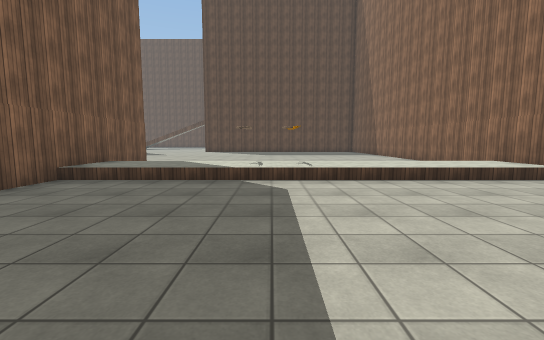
[1] (above)

24 first-person views from a walk through a 3-D level made in the Unity game engine. The camera is 1.4 m above the floor, tilts 6° down and sees 90° across. The floor is counted in squares, 2 m on a side. Each view is taken from the middle of a square. On the plan, view 1 faces up. The plan holds only what a view shows up to about 9 squares ahead; the rest is blank. The place goes on beyond the plan. The player character is not drawn. Surface patterns are stand-ins for the level's own textures.

[2]
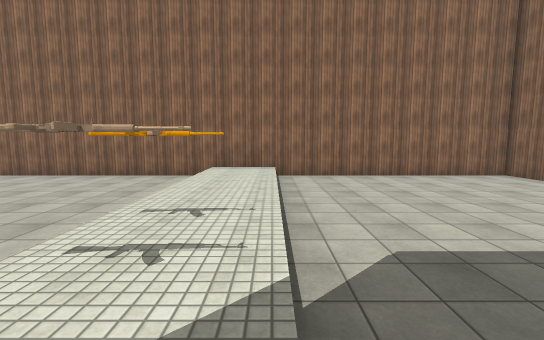

[3]
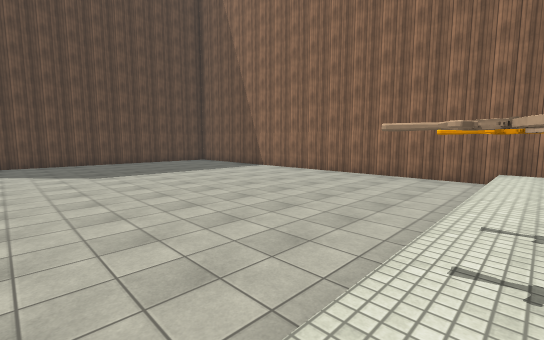

[4]
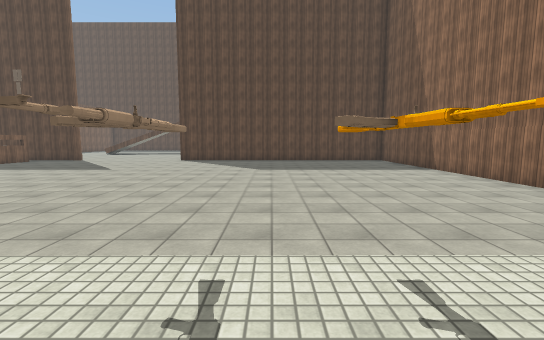

[5]
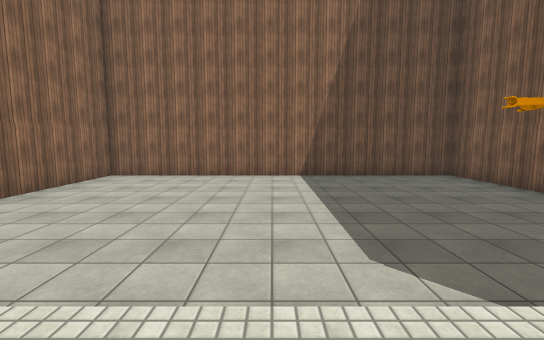

[6]
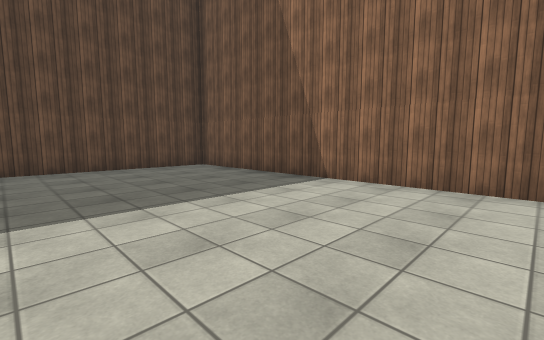

[7]
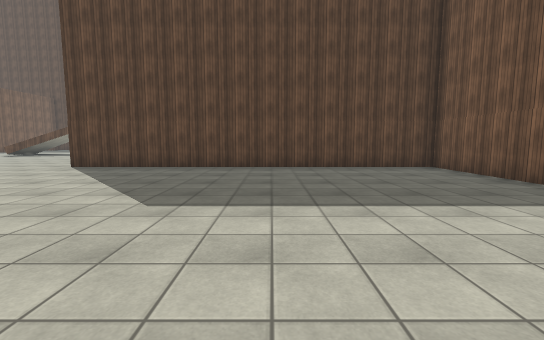

[8]
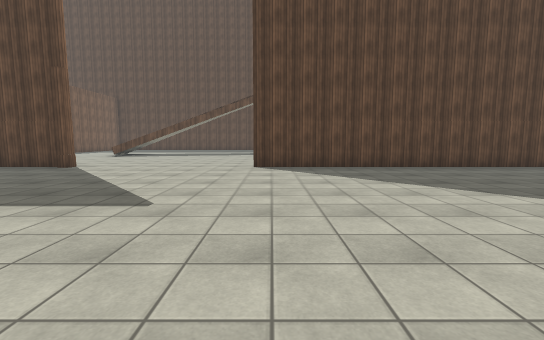

[9]
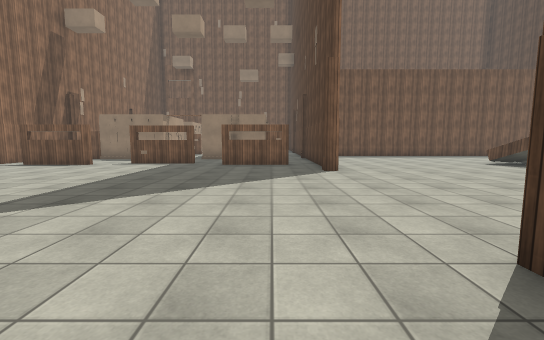

[10]
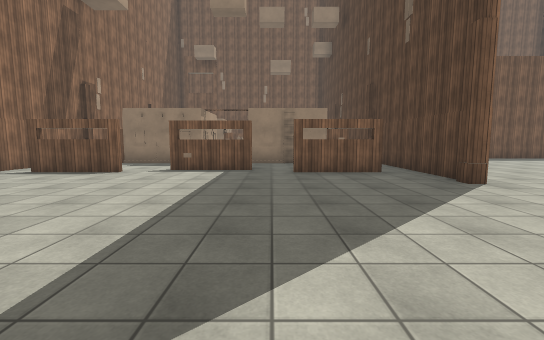

[11]
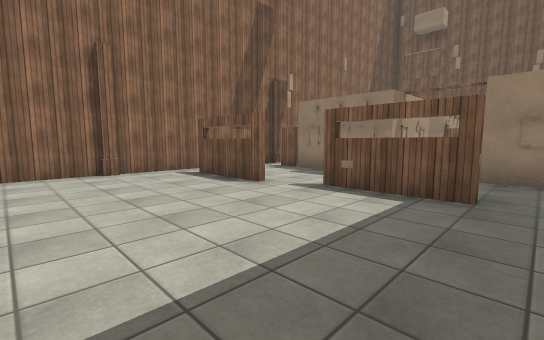

[12]
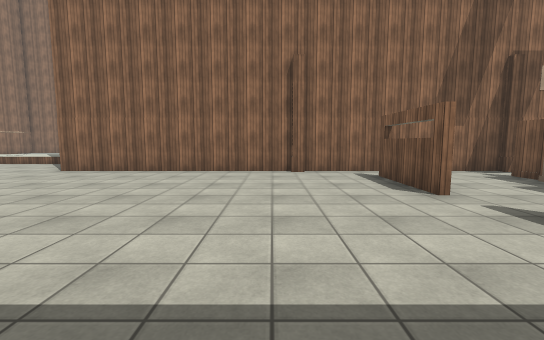

[13]
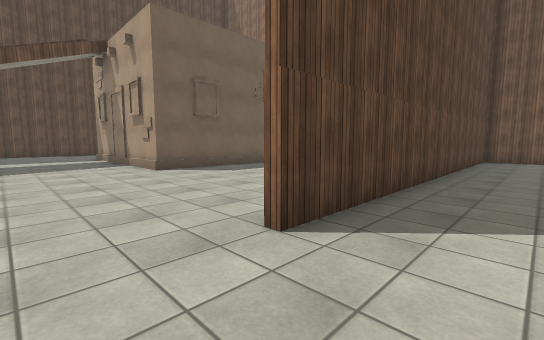

[14]
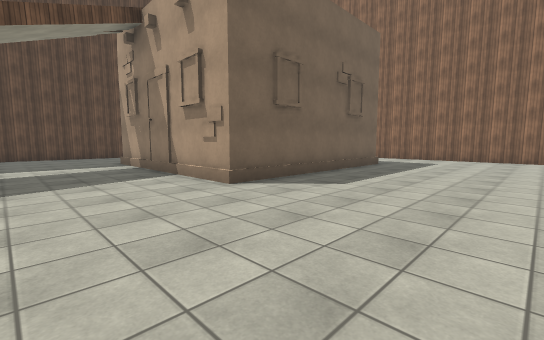

[15]
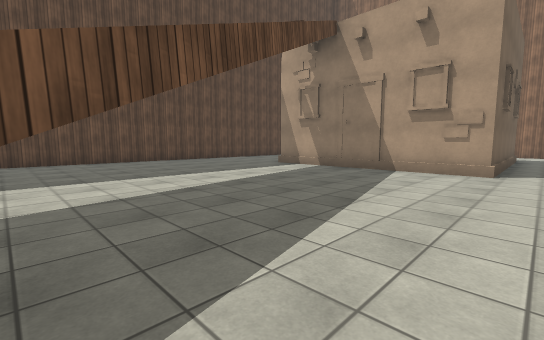

[16]
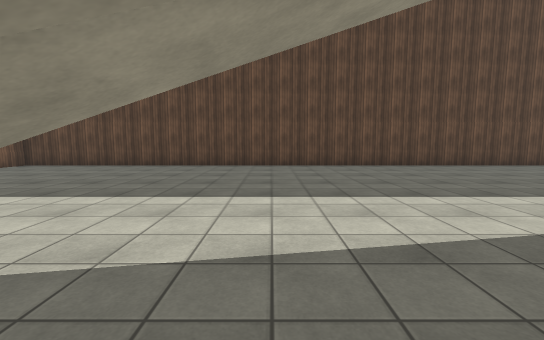

[17]
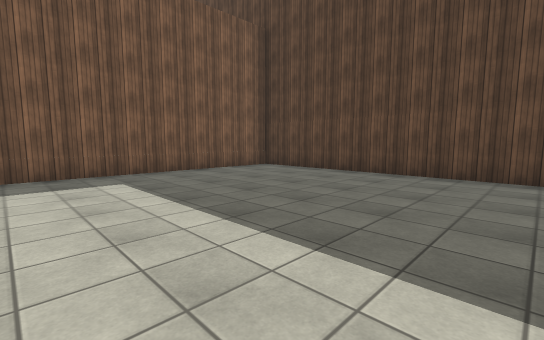

[18]
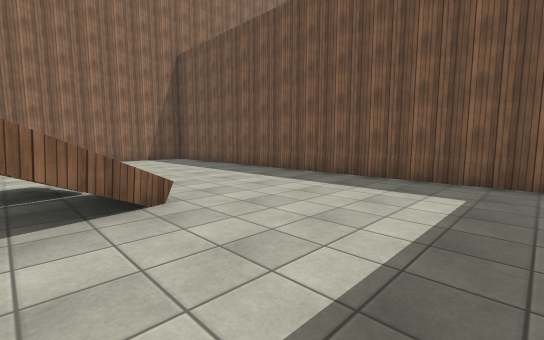

[19]
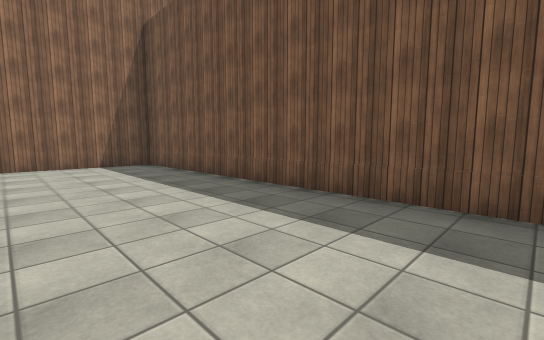

[20]
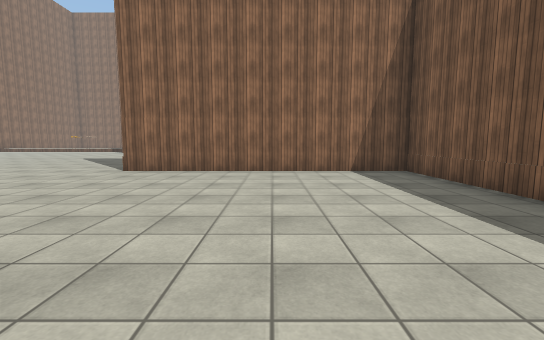

[21]
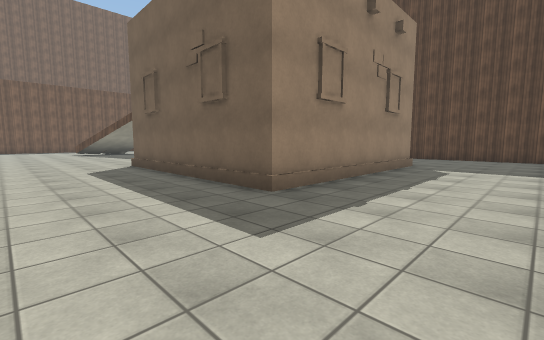

[22]
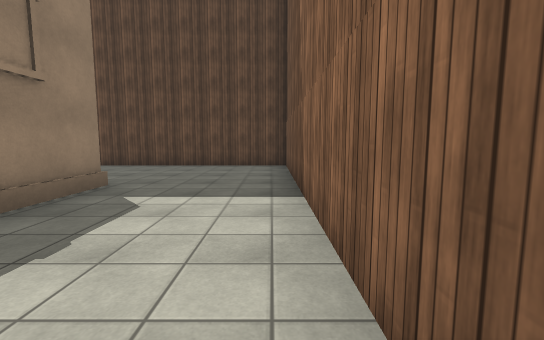

[23]
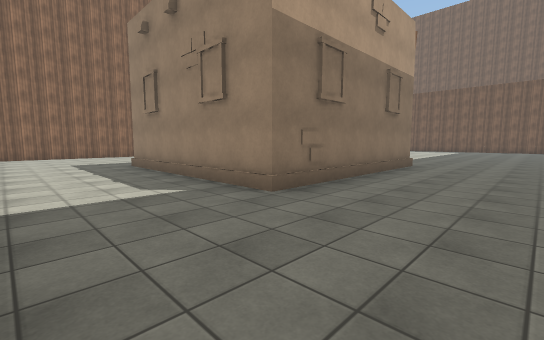

[24]
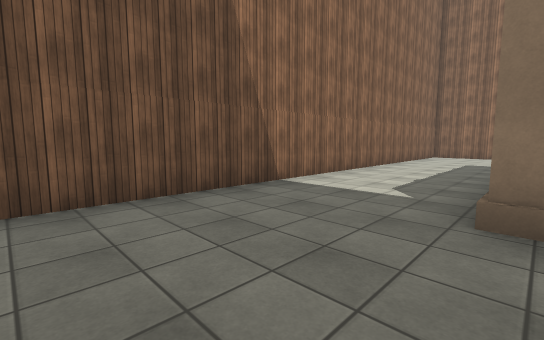

### Floor plan
Key: @ floor where view 1 was taken; # wall or solid block; . main floor; : floor 0.5 m higher than the main floor; + floor 0.75 m higher than the main floor; / step, stairs or slope; = window, fence, low wall or low ledge; ^ raised ledge; G gun; B building; O other object.
Columns run from 17 left of view 1 to 6 right of it. Each row starts with its distance up from view 1.
 33 ########################
 32 #......................#
 31 #......................#
 30 #......................#
 29 #.............####B#...#
 28 #.............#    #...#
 27 #.............#    #...#
 26 #....+ .......#    #...#
 25 #....=^#......##   #...#
 24 #.....^.......B#####...#
 23 #......................#
 22 #......................#
 21 #......................#
 20 #......................#
 19 #.............         #
 18 ########.....###########
 17    #  #................#
 16    #. #................#
 15    #.O.................#
 14    B.#.................#
 13      #.................#
 12    #...................#
 11    #..#................#
 10    #..#................#
  9    ....................#
  8   ############.........#
  7              #.........#
  6              #::GG:::::#
  5              #/////////#
  4              #.........#
  3               .........#
  2               .........#
  1              #.........#
  0              #...@.....#
 -1              #.........#
 -2              ###########

Positions as (right, up) in squares from view 1, and headings:
1: (0, 0), facing up
2: (-2, 5), facing right
3: (-2, 6), facing up-right
4: (0, 5), facing up
5: (1, 6), facing down
6: (1, 11), facing up-right
7: (1, 11), facing up
8: (-4, 11), facing up
9: (-3, 17), facing left
10: (-5, 15), facing left
11: (-8, 15), facing down-left
12: (-9, 15), facing down
13: (-6, 17), facing up-right
14: (-6, 20), facing up-right
15: (-10, 23), facing up-right
16: (-9, 25), facing up
17: (-10, 27), facing up-left
18: (-11, 29), facing down-left
19: (-13, 27), facing down-left
20: (-13, 25), facing down
21: (5, 21), facing up-left
22: (5, 25), facing up
23: (5, 32), facing down-left
24: (2, 32), facing down-right
